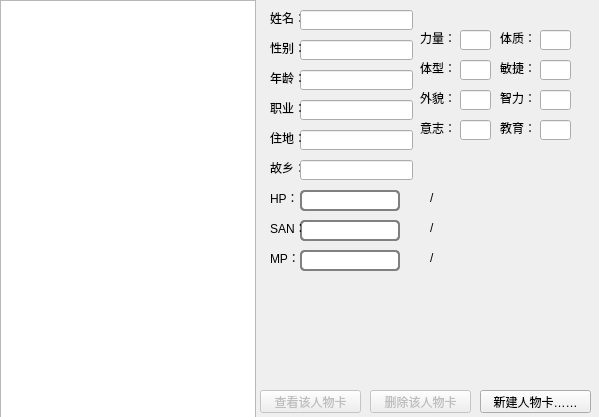
<?xml version="1.0" encoding="UTF-8"?>
<ui version="4.0">
 <class>Form</class>
 <widget class="QWidget" name="Form">
  <property name="geometry">
   <rect>
    <x>0</x>
    <y>0</y>
    <width>599</width>
    <height>417</height>
   </rect>
  </property>
  <property name="windowTitle">
   <string>Form</string>
  </property>
  <widget class="QPushButton" name="new_card">
   <property name="geometry">
    <rect>
     <x>480</x>
     <y>390</y>
     <width>111</width>
     <height>23</height>
    </rect>
   </property>
   <property name="text">
    <string>新建人物卡……</string>
   </property>
  </widget>
  <widget class="QListWidget" name="card_list_widget">
   <property name="geometry">
    <rect>
     <x>0</x>
     <y>0</y>
     <width>256</width>
     <height>421</height>
    </rect>
   </property>
  </widget>
  <widget class="QPushButton" name="show_card">
   <property name="enabled">
    <bool>false</bool>
   </property>
   <property name="geometry">
    <rect>
     <x>260</x>
     <y>390</y>
     <width>101</width>
     <height>23</height>
    </rect>
   </property>
   <property name="text">
    <string>查看该人物卡</string>
   </property>
  </widget>
  <widget class="QLabel" name="label">
   <property name="geometry">
    <rect>
     <x>270</x>
     <y>10</y>
     <width>31</width>
     <height>16</height>
    </rect>
   </property>
   <property name="text">
    <string>姓名：</string>
   </property>
  </widget>
  <widget class="QLineEdit" name="info1">
   <property name="geometry">
    <rect>
     <x>300</x>
     <y>10</y>
     <width>113</width>
     <height>20</height>
    </rect>
   </property>
   <property name="readOnly">
    <bool>true</bool>
   </property>
  </widget>
  <widget class="QLineEdit" name="info2">
   <property name="geometry">
    <rect>
     <x>300</x>
     <y>40</y>
     <width>113</width>
     <height>20</height>
    </rect>
   </property>
   <property name="readOnly">
    <bool>true</bool>
   </property>
  </widget>
  <widget class="QLineEdit" name="info3">
   <property name="geometry">
    <rect>
     <x>300</x>
     <y>70</y>
     <width>113</width>
     <height>20</height>
    </rect>
   </property>
   <property name="readOnly">
    <bool>true</bool>
   </property>
  </widget>
  <widget class="QLineEdit" name="info4">
   <property name="geometry">
    <rect>
     <x>300</x>
     <y>100</y>
     <width>113</width>
     <height>20</height>
    </rect>
   </property>
   <property name="readOnly">
    <bool>true</bool>
   </property>
  </widget>
  <widget class="QLineEdit" name="info5">
   <property name="geometry">
    <rect>
     <x>300</x>
     <y>130</y>
     <width>113</width>
     <height>20</height>
    </rect>
   </property>
   <property name="readOnly">
    <bool>true</bool>
   </property>
  </widget>
  <widget class="QLineEdit" name="STR">
   <property name="geometry">
    <rect>
     <x>460</x>
     <y>30</y>
     <width>31</width>
     <height>20</height>
    </rect>
   </property>
   <property name="readOnly">
    <bool>true</bool>
   </property>
  </widget>
  <widget class="QLineEdit" name="CON">
   <property name="geometry">
    <rect>
     <x>540</x>
     <y>30</y>
     <width>31</width>
     <height>20</height>
    </rect>
   </property>
   <property name="readOnly">
    <bool>true</bool>
   </property>
  </widget>
  <widget class="QLineEdit" name="SIZ">
   <property name="geometry">
    <rect>
     <x>460</x>
     <y>60</y>
     <width>31</width>
     <height>20</height>
    </rect>
   </property>
   <property name="readOnly">
    <bool>true</bool>
   </property>
  </widget>
  <widget class="QLineEdit" name="DEX">
   <property name="geometry">
    <rect>
     <x>540</x>
     <y>60</y>
     <width>31</width>
     <height>20</height>
    </rect>
   </property>
   <property name="readOnly">
    <bool>true</bool>
   </property>
  </widget>
  <widget class="QLineEdit" name="APP">
   <property name="geometry">
    <rect>
     <x>460</x>
     <y>90</y>
     <width>31</width>
     <height>20</height>
    </rect>
   </property>
   <property name="readOnly">
    <bool>true</bool>
   </property>
  </widget>
  <widget class="QLineEdit" name="INT">
   <property name="geometry">
    <rect>
     <x>540</x>
     <y>90</y>
     <width>31</width>
     <height>20</height>
    </rect>
   </property>
   <property name="readOnly">
    <bool>true</bool>
   </property>
  </widget>
  <widget class="QLineEdit" name="POW">
   <property name="geometry">
    <rect>
     <x>460</x>
     <y>120</y>
     <width>31</width>
     <height>20</height>
    </rect>
   </property>
   <property name="readOnly">
    <bool>true</bool>
   </property>
  </widget>
  <widget class="QLineEdit" name="EDU">
   <property name="geometry">
    <rect>
     <x>540</x>
     <y>120</y>
     <width>31</width>
     <height>20</height>
    </rect>
   </property>
   <property name="readOnly">
    <bool>true</bool>
   </property>
  </widget>
  <widget class="QLabel" name="label_2">
   <property name="geometry">
    <rect>
     <x>270</x>
     <y>40</y>
     <width>31</width>
     <height>16</height>
    </rect>
   </property>
   <property name="text">
    <string>性别：</string>
   </property>
  </widget>
  <widget class="QLabel" name="label_3">
   <property name="geometry">
    <rect>
     <x>270</x>
     <y>70</y>
     <width>31</width>
     <height>16</height>
    </rect>
   </property>
   <property name="text">
    <string>年龄：</string>
   </property>
  </widget>
  <widget class="QLabel" name="label_4">
   <property name="geometry">
    <rect>
     <x>270</x>
     <y>100</y>
     <width>31</width>
     <height>16</height>
    </rect>
   </property>
   <property name="text">
    <string>职业：</string>
   </property>
  </widget>
  <widget class="QLabel" name="label_5">
   <property name="geometry">
    <rect>
     <x>270</x>
     <y>130</y>
     <width>31</width>
     <height>16</height>
    </rect>
   </property>
   <property name="text">
    <string>住地：</string>
   </property>
  </widget>
  <widget class="QLabel" name="label_6">
   <property name="geometry">
    <rect>
     <x>270</x>
     <y>160</y>
     <width>31</width>
     <height>16</height>
    </rect>
   </property>
   <property name="text">
    <string>故乡：</string>
   </property>
  </widget>
  <widget class="QLineEdit" name="info6">
   <property name="geometry">
    <rect>
     <x>300</x>
     <y>160</y>
     <width>113</width>
     <height>20</height>
    </rect>
   </property>
   <property name="readOnly">
    <bool>true</bool>
   </property>
  </widget>
  <widget class="QLabel" name="label_7">
   <property name="geometry">
    <rect>
     <x>420</x>
     <y>30</y>
     <width>31</width>
     <height>16</height>
    </rect>
   </property>
   <property name="text">
    <string>力量：</string>
   </property>
  </widget>
  <widget class="QLabel" name="label_8">
   <property name="geometry">
    <rect>
     <x>420</x>
     <y>60</y>
     <width>31</width>
     <height>16</height>
    </rect>
   </property>
   <property name="text">
    <string>体型：</string>
   </property>
  </widget>
  <widget class="QLabel" name="label_9">
   <property name="geometry">
    <rect>
     <x>420</x>
     <y>90</y>
     <width>31</width>
     <height>16</height>
    </rect>
   </property>
   <property name="text">
    <string>外貌：</string>
   </property>
  </widget>
  <widget class="QLabel" name="label_10">
   <property name="geometry">
    <rect>
     <x>420</x>
     <y>120</y>
     <width>31</width>
     <height>16</height>
    </rect>
   </property>
   <property name="text">
    <string>意志：</string>
   </property>
  </widget>
  <widget class="QLabel" name="label_11">
   <property name="geometry">
    <rect>
     <x>500</x>
     <y>30</y>
     <width>31</width>
     <height>16</height>
    </rect>
   </property>
   <property name="text">
    <string>体质：</string>
   </property>
  </widget>
  <widget class="QLabel" name="label_12">
   <property name="geometry">
    <rect>
     <x>500</x>
     <y>60</y>
     <width>31</width>
     <height>16</height>
    </rect>
   </property>
   <property name="text">
    <string>敏捷：</string>
   </property>
  </widget>
  <widget class="QLabel" name="label_13">
   <property name="geometry">
    <rect>
     <x>500</x>
     <y>90</y>
     <width>31</width>
     <height>16</height>
    </rect>
   </property>
   <property name="text">
    <string>智力：</string>
   </property>
  </widget>
  <widget class="QLabel" name="label_14">
   <property name="geometry">
    <rect>
     <x>500</x>
     <y>120</y>
     <width>31</width>
     <height>16</height>
    </rect>
   </property>
   <property name="text">
    <string>教育：</string>
   </property>
  </widget>
  <widget class="QProgressBar" name="HP">
   <property name="geometry">
    <rect>
     <x>300</x>
     <y>190</y>
     <width>100</width>
     <height>21</height>
    </rect>
   </property>
   <property name="styleSheet">
    <string notr="true">QProgressBar {   border: 2px solid grey;   border-radius: 5px;   background-color: #FFFFFF;}QProgressBar::chunk {   background-color: 
#FF0000;}QProgressBar {   border: 2px solid grey;   border-radius: 5px;   text-align: center;}</string>
   </property>
   <property name="value">
    <number>0</number>
   </property>
   <property name="textVisible">
    <bool>false</bool>
   </property>
  </widget>
  <widget class="QProgressBar" name="SAN">
   <property name="geometry">
    <rect>
     <x>300</x>
     <y>220</y>
     <width>100</width>
     <height>21</height>
    </rect>
   </property>
   <property name="styleSheet">
    <string notr="true">QProgressBar {   border: 2px solid grey;   border-radius: 5px;   background-color: #FFFFFF;}QProgressBar::chunk {   background-color: 
#9900FF;}QProgressBar {   border: 2px solid grey;   border-radius: 5px;   text-align: center;}</string>
   </property>
   <property name="value">
    <number>0</number>
   </property>
   <property name="textVisible">
    <bool>false</bool>
   </property>
  </widget>
  <widget class="QProgressBar" name="MP">
   <property name="geometry">
    <rect>
     <x>300</x>
     <y>250</y>
     <width>100</width>
     <height>21</height>
    </rect>
   </property>
   <property name="styleSheet">
    <string notr="true">QProgressBar {   border: 2px solid grey;   border-radius: 5px;   background-color: #FFFFFF;}QProgressBar::chunk {   background-color: 
#0099FF;}QProgressBar {   border: 2px solid grey;   border-radius: 5px;   text-align: center;}</string>
   </property>
   <property name="value">
    <number>0</number>
   </property>
   <property name="textVisible">
    <bool>false</bool>
   </property>
   <property name="invertedAppearance">
    <bool>false</bool>
   </property>
  </widget>
  <widget class="QLabel" name="label_15">
   <property name="geometry">
    <rect>
     <x>270</x>
     <y>190</y>
     <width>31</width>
     <height>16</height>
    </rect>
   </property>
   <property name="text">
    <string>HP：</string>
   </property>
  </widget>
  <widget class="QLabel" name="label_16">
   <property name="geometry">
    <rect>
     <x>270</x>
     <y>220</y>
     <width>31</width>
     <height>16</height>
    </rect>
   </property>
   <property name="text">
    <string>SAN：</string>
   </property>
  </widget>
  <widget class="QLabel" name="label_17">
   <property name="geometry">
    <rect>
     <x>270</x>
     <y>250</y>
     <width>31</width>
     <height>16</height>
    </rect>
   </property>
   <property name="text">
    <string>MP：</string>
   </property>
  </widget>
  <widget class="QLabel" name="label_18">
   <property name="geometry">
    <rect>
     <x>430</x>
     <y>190</y>
     <width>16</width>
     <height>16</height>
    </rect>
   </property>
   <property name="text">
    <string>/</string>
   </property>
  </widget>
  <widget class="QLabel" name="label_19">
   <property name="geometry">
    <rect>
     <x>430</x>
     <y>220</y>
     <width>16</width>
     <height>16</height>
    </rect>
   </property>
   <property name="text">
    <string>/</string>
   </property>
  </widget>
  <widget class="QLabel" name="label_20">
   <property name="geometry">
    <rect>
     <x>430</x>
     <y>250</y>
     <width>16</width>
     <height>16</height>
    </rect>
   </property>
   <property name="text">
    <string>/</string>
   </property>
  </widget>
  <widget class="QLabel" name="current_HP">
   <property name="geometry">
    <rect>
     <x>410</x>
     <y>190</y>
     <width>21</width>
     <height>16</height>
    </rect>
   </property>
   <property name="text">
    <string> </string>
   </property>
  </widget>
  <widget class="QLabel" name="max_HP">
   <property name="geometry">
    <rect>
     <x>440</x>
     <y>190</y>
     <width>31</width>
     <height>16</height>
    </rect>
   </property>
   <property name="text">
    <string/>
   </property>
  </widget>
  <widget class="QLabel" name="current_SAN">
   <property name="geometry">
    <rect>
     <x>410</x>
     <y>220</y>
     <width>21</width>
     <height>16</height>
    </rect>
   </property>
   <property name="text">
    <string/>
   </property>
  </widget>
  <widget class="QLabel" name="max_SAN">
   <property name="geometry">
    <rect>
     <x>440</x>
     <y>220</y>
     <width>31</width>
     <height>16</height>
    </rect>
   </property>
   <property name="text">
    <string/>
   </property>
  </widget>
  <widget class="QLabel" name="current_MP">
   <property name="geometry">
    <rect>
     <x>410</x>
     <y>250</y>
     <width>21</width>
     <height>16</height>
    </rect>
   </property>
   <property name="text">
    <string/>
   </property>
  </widget>
  <widget class="QLabel" name="max_MP">
   <property name="geometry">
    <rect>
     <x>440</x>
     <y>250</y>
     <width>31</width>
     <height>16</height>
    </rect>
   </property>
   <property name="text">
    <string/>
   </property>
  </widget>
  <widget class="QProgressBar" name="HP_2">
   <property name="geometry">
    <rect>
     <x>300</x>
     <y>190</y>
     <width>100</width>
     <height>21</height>
    </rect>
   </property>
   <property name="styleSheet">
    <string notr="true">QProgressBar {   border: 2px solid grey;   border-radius: 5px;   background-color: #808080;}QProgressBar::chunk {   background-color: 
#FF0000;}QProgressBar {   border: 2px solid grey;   border-radius: 5px;   text-align: center;}</string>
   </property>
   <property name="value">
    <number>0</number>
   </property>
   <property name="textVisible">
    <bool>false</bool>
   </property>
  </widget>
  <widget class="QProgressBar" name="SAN_2">
   <property name="geometry">
    <rect>
     <x>300</x>
     <y>220</y>
     <width>100</width>
     <height>21</height>
    </rect>
   </property>
   <property name="styleSheet">
    <string notr="true">QProgressBar {   border: 2px solid grey;   border-radius: 5px;   background-color: #808080;}QProgressBar::chunk {   background-color: 
#9900FF;}QProgressBar {   border: 2px solid grey;   border-radius: 5px;   text-align: center;}</string>
   </property>
   <property name="value">
    <number>0</number>
   </property>
   <property name="textVisible">
    <bool>false</bool>
   </property>
  </widget>
  <widget class="QProgressBar" name="MP_2">
   <property name="geometry">
    <rect>
     <x>300</x>
     <y>250</y>
     <width>100</width>
     <height>21</height>
    </rect>
   </property>
   <property name="styleSheet">
    <string notr="true">QProgressBar {   border: 2px solid grey;   border-radius: 5px;   background-color: #808080;}QProgressBar::chunk {   background-color: 
#0099FF;}QProgressBar {   border: 2px solid grey;   border-radius: 5px;   text-align: center;}</string>
   </property>
   <property name="value">
    <number>0</number>
   </property>
   <property name="textVisible">
    <bool>false</bool>
   </property>
   <property name="invertedAppearance">
    <bool>false</bool>
   </property>
  </widget>
  <widget class="QPushButton" name="delete_card">
   <property name="enabled">
    <bool>false</bool>
   </property>
   <property name="geometry">
    <rect>
     <x>370</x>
     <y>390</y>
     <width>101</width>
     <height>23</height>
    </rect>
   </property>
   <property name="text">
    <string>删除该人物卡</string>
   </property>
  </widget>
  <zorder>MP_2</zorder>
  <zorder>SAN_2</zorder>
  <zorder>HP_2</zorder>
  <zorder>new_card</zorder>
  <zorder>card_list_widget</zorder>
  <zorder>show_card</zorder>
  <zorder>label</zorder>
  <zorder>info1</zorder>
  <zorder>info2</zorder>
  <zorder>info3</zorder>
  <zorder>info4</zorder>
  <zorder>info5</zorder>
  <zorder>STR</zorder>
  <zorder>CON</zorder>
  <zorder>SIZ</zorder>
  <zorder>DEX</zorder>
  <zorder>APP</zorder>
  <zorder>INT</zorder>
  <zorder>POW</zorder>
  <zorder>EDU</zorder>
  <zorder>label_2</zorder>
  <zorder>label_3</zorder>
  <zorder>label_4</zorder>
  <zorder>label_5</zorder>
  <zorder>label_6</zorder>
  <zorder>info6</zorder>
  <zorder>label_7</zorder>
  <zorder>label_8</zorder>
  <zorder>label_9</zorder>
  <zorder>label_10</zorder>
  <zorder>label_11</zorder>
  <zorder>label_12</zorder>
  <zorder>label_13</zorder>
  <zorder>label_14</zorder>
  <zorder>HP</zorder>
  <zorder>SAN</zorder>
  <zorder>MP</zorder>
  <zorder>label_15</zorder>
  <zorder>label_16</zorder>
  <zorder>label_17</zorder>
  <zorder>label_18</zorder>
  <zorder>label_19</zorder>
  <zorder>label_20</zorder>
  <zorder>current_HP</zorder>
  <zorder>max_HP</zorder>
  <zorder>current_SAN</zorder>
  <zorder>max_SAN</zorder>
  <zorder>current_MP</zorder>
  <zorder>max_MP</zorder>
  <zorder>delete_card</zorder>
 </widget>
 <resources/>
 <connections/>
</ui>
